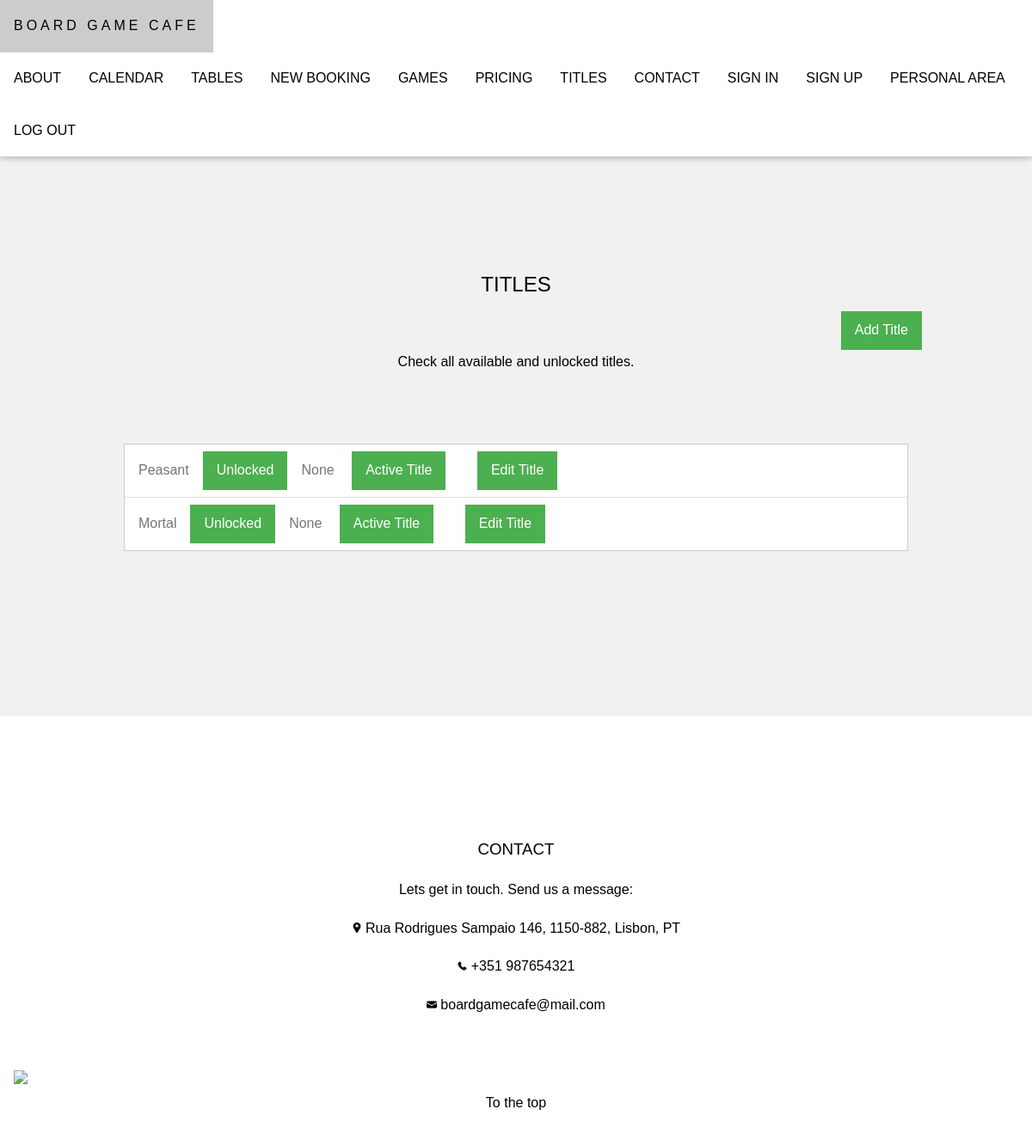
/boardgamecafe/titles, run on the app's committed database.
### boardgamecafe/models.py (models this page shows)
class Title(models.Model):
    designation = models.CharField(max_length=50)
    unlock_conditions = models.TextField()
    log_is_active = models.BooleanField()
    log_date_created = models.DateTimeField()
    log_date_last_update = models.DateTimeField()

### boardgamecafe/views.py (the view)
# urls.py: path('titles', views.titles, name='titles'),
def titles(request):
    if Title.objects.all().count() > 0:
        titles = Title.objects.all()
        return render(request, 'boardgamecafe/titles.html', {'titles': titles})
    return render(request, 'boardgamecafe/titles.html')

### boardgamecafe/templates/boardgamecafe/titles.html
{% extends "boardgamecafe/template.html" %}
{% load static %}
{% block content %}
<section class="w3-light-grey w3-center w3-container" style="padding:128px">
    <h1>TITLES</h1>
    <a class="w3-green w3-button w3-center w3-right" href="{%  url 'boardgamecafe:addtitle' %}">Add Title</a>
    <br>
    {% if titles %}
    <p> Check all available and unlocked titles.</p>
    <div class="w3-container w3-content w3-padding-64 w3-center" >
        <ul class="w3-ul w3-border w3-white w3-text-grey">
            {%  for title in titles %}
            <li class="w3-padding w3-left-align">
                {{  title.designation }}<span class="w3-tag w3-green w3-margin-left w3-margin-right">Unlocked</span>{{  title.unlock_conditions }}
                {% if title.log_is_active %}
                    <span class="w3-tag w3-green w3-margin-left w3-margin-right">Active Title</span>
                {% else %}
                    <span class="w3-tag w3-red w3-margin-left w3-margin-right">Inactive Title</span>
                {% endif %}
                <a class="w3-green w3-button w3-right-align w3-margin-left w3-margin-right" href="{%  url 'boardgamecafe:edittitle' title.id %}">Edit Title</a>
            </li>
            {% endfor %}
        </ul>
    </div>
    {% else %}
        <br>
        <p id="no_titles"> Currently, there are no available titles. </p>
    {%  endif %}
</section>
{% endblock %}

### boardgamecafe/static/boardgamecafe/css/style.css (style rules this page uses)
html { -ms-text-size-adjust:100%;-webkit-text-size-adjust:100% }
body { margin:0 }
h1,h2,h3,h4,h5,h6 { font-family:"Segoe UI",Arial,sans-serif;font-weight:400;margin:10px 0 }
.w3-btn,.w3-button { border:none;display:inline-block;padding:8px 16px;vertical-align:middle;overflow:hidden;text-decoration:none;color:inherit;background-color:inherit;text-align:center;cursor:pointer;white-space:nowrap }
.w3-btn,.w3-button { -webkit-touch-callout:none;-webkit-user-select:none;-khtml-user-select:none;-moz-user-select:none;-ms-user-select:none;user-select:none }
.w3-badge,.w3-tag { background-color:#000;color:#fff;display:inline-block;padding:8px 16px;text-align:center }
.w3-ul { list-style-type:none;padding:0;margin:0 }
.w3-ul li { padding:8px 16px;border-bottom:1px solid #ddd }
.w3-ul li:last-child { border-bottom:none }
.w3-container:after,.w3-container:before,.w3-panel:after,.w3-panel:before,.w3-row:after,.w3-row:before,.w3-row-padding:after,.w3-row-padding:before, .w3-cell-row:before,.w3-cell-row:after,.w3-clear:after,.w3-clear:before,.w3-bar:before,.w3-bar:after { content:"";display:table;clear:both }
.w3-container,.w3-panel { padding:0.01em 16px }
.w3-left-align { text-align:left!important }
.w3-right-align { text-align:right!important }
.w3-center { text-align:center!important }
.w3-border { border:1px solid #ccc!important }
.w3-margin-left { margin-left:16px!important }
.w3-margin-right { margin-right:16px!important }
.w3-padding-64 { padding-top:64px!important;padding-bottom:64px!important }
.w3-right { float:right!important }
.w3-green,.w3-hover-green:hover { color:#fff!important;background-color:#4CAF50!important }
.w3-white,.w3-hover-white:hover { color:#000!important;background-color:#fff!important }
.w3-light-grey,.w3-hover-light-grey:hover,.w3-light-gray,.w3-hover-light-gray:hover { color:#000!important;background-color:#f1f1f1!important }
.w3-text-grey,.w3-hover-text-grey:hover,.w3-text-gray,.w3-hover-text-gray:hover { color:#757575!important }
body,h1,h2,h3,h4,h5,h6 { font-family: "Raleway", sans-serif }
body, html { height: 100%; line-height: 1.8; }

### data on the page
Title: designation "Peasant", unlock_conditions "None", log_is_active "Active Title"
Title: designation "Mortal", unlock_conditions "None", log_is_active "Active Title"
